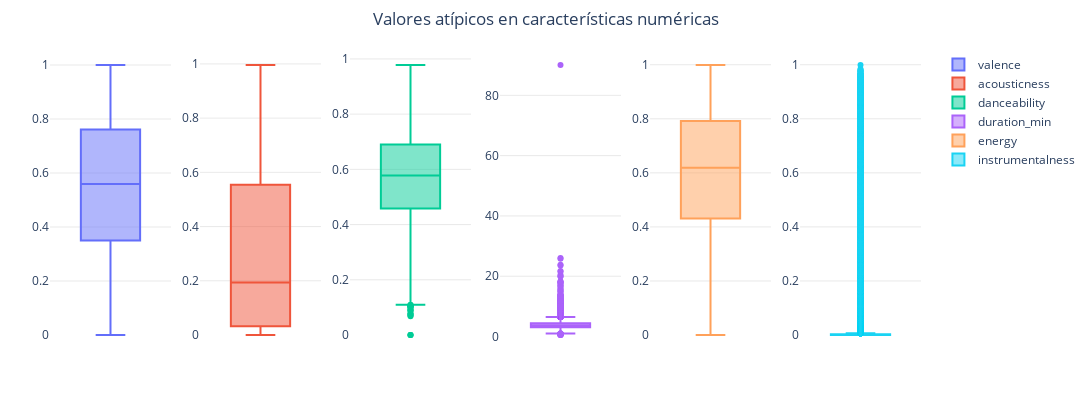

The code cell stored with this chart in its notebook:
### Code cell
# Detección de valores atípicos
num_cols = [
    'valence', 'acousticness', 'danceability', 
    'duration_min', 'energy', 'instrumentalness'
]

colors = px.colors.qualitative.Plotly

rows, cols = 1, 6
fig = make_subplots(rows=rows, cols=cols)

for i, col in enumerate(num_cols):
    r = (i // cols) + 1
    c = (i % cols) + 1
    fig.add_trace(
        go.Box(
            y=df[col],
            marker_color=colors[i % len(colors)],
            showlegend=True,
            name=col
        ),
        row=r, col=c
    )

fig.update_layout(title='Valores atípicos en características numéricas')
fig = boxplot_style(fig, n_cols=cols, width=1100)
fig.show()

### Figure 1 — Plotly figure (JSON) as saved in the notebook; plotly's stock layout.template omitted (floating-point values rounded to 4 significant figures; data arrays with more than 128 entries replaced by an {"elided": "..."} marker saying what was removed)
{"data": [{"marker": {"color": "#636EFA"}, "name": "valence", "showlegend": true, "type": "box", "xaxis": "x", "y": {"elided": "27281 float values"}, "yaxis": "y"}, {"marker": {"color": "#EF553B"}, "name": "acousticness", "showlegend": true, "type": "box", "xaxis": "x2", "y": {"elided": "27281 float values"}, "yaxis": "y2"}, {"marker": {"color": "#00CC96"}, "name": "danceability", "showlegend": true, "type": "box", "xaxis": "x3", "y": {"elided": "27281 float values"}, "yaxis": "y3"}, {"marker": {"color": "#AB63FA"}, "name": "duration_min", "showlegend": true, "type": "box", "xaxis": "x4", "y": {"elided": "27281 float values"}, "yaxis": "y4"}, {"marker": {"color": "#FFA15A"}, "name": "energy", "showlegend": true, "type": "box", "xaxis": "x5", "y": {"elided": "27281 float values"}, "yaxis": "y5"}, {"marker": {"color": "#19D3F3"}, "name": "instrumentalness", "showlegend": true, "type": "box", "xaxis": "x6", "y": {"elided": "27281 float values"}, "yaxis": "y6"}], "layout": {"height": 400, "margin": {"b": 50, "l": 50, "r": 50, "t": 50}, "paper_bgcolor": "rgba(0,0,0,0)", "plot_bgcolor": "rgba(0,0,0,0)", "title": {"text": "Valores atípicos en características numéricas", "x": 0.5}, "width": 1100, "xaxis": {"anchor": "y", "domain": [0, 0.1389], "showticklabels": false}, "xaxis2": {"anchor": "y2", "domain": [0.1722, 0.3111], "showticklabels": false}, "xaxis3": {"anchor": "y3", "domain": [0.3444, 0.4833], "showticklabels": false}, "xaxis4": {"anchor": "y4", "domain": [0.5167, 0.6556], "showticklabels": false}, "xaxis5": {"anchor": "y5", "domain": [0.6889, 0.8278], "showticklabels": false}, "xaxis6": {"anchor": "y6", "domain": [0.8611, 1], "showticklabels": false}, "yaxis": {"anchor": "x", "domain": [0, 1], "gridcolor": "lightgrey", "gridwidth": 0.5, "showgrid": true, "showticklabels": true}, "yaxis2": {"anchor": "x2", "domain": [0, 1], "gridcolor": "lightgrey", "gridwidth": 0.5, "showgrid": true, "showticklabels": true}, "yaxis3": {"anchor": "x3", "domain": [0, 1], "gridcolor": "lightgrey", "gridwidth": 0.5, "showgrid": true, "showticklabels": true}, "yaxis4": {"anchor": "x4", "domain": [0, 1], "gridcolor": "lightgrey", "gridwidth": 0.5, "showgrid": true, "showticklabels": true}, "yaxis5": {"anchor": "x5", "domain": [0, 1], "gridcolor": "lightgrey", "gridwidth": 0.5, "showgrid": true, "showticklabels": true}, "yaxis6": {"anchor": "x6", "domain": [0, 1], "gridcolor": "lightgrey", "gridwidth": 0.5, "showgrid": true, "showticklabels": true}}}
